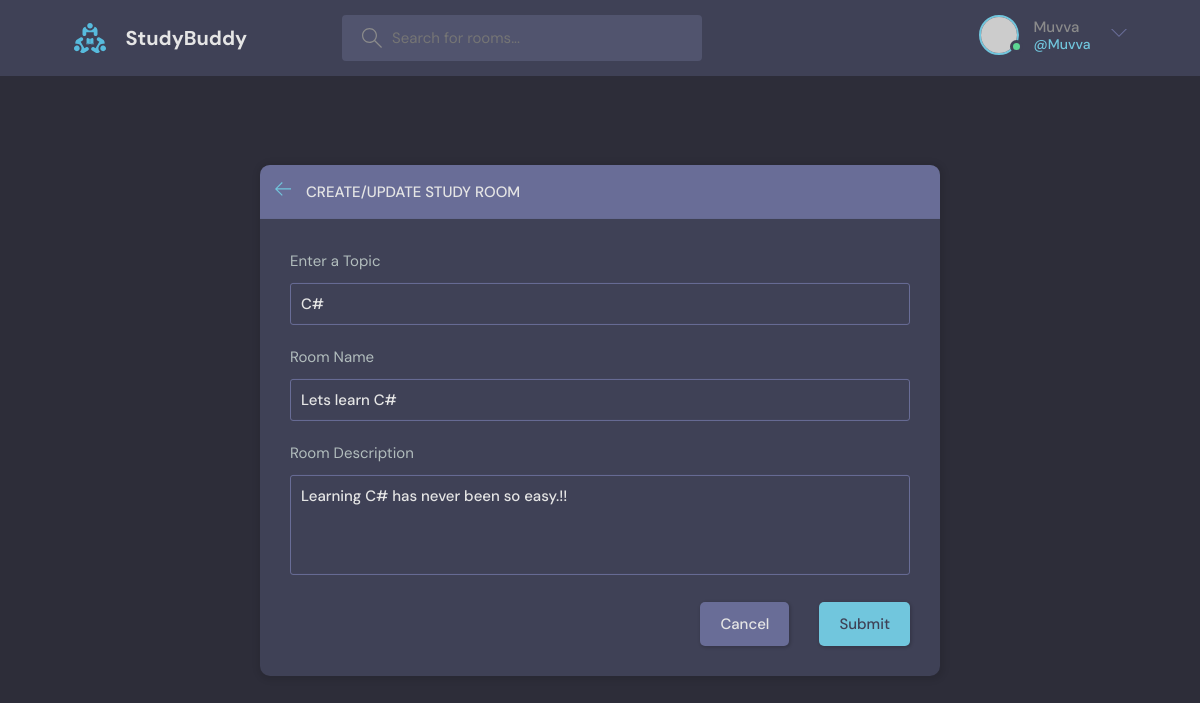
/update_room/8/ (signed in), run on the app's committed database.
### base/models.py (models this page shows, shortened)
class Room(models.Model):
    host = models.ForeignKey(User,on_delete=models.SET_NULL, null=True)
    topic = models.ForeignKey(Topic,on_delete=models.SET_NULL, null=True)
    name = models.CharField(max_length=200)
    description = models.TextField(null=True, blank=True)
    participants = models.ManyToManyField(User, related_name='participants', blank=True) # ManyToManyField --> Many users can join a room
    updated = models.DateTimeField(auto_now=True) #auto_now --> Time stamp at every time we add
    created = models.DateTimeField(auto_now_add=True) #auto_now_add --> Time stamp at the time of creation only
    class Meta:
        ordering = ['-updated', '-created']

class Topic(models.Model):
    name = models.CharField(max_length=200)

### base/views.py (the view, shortened to what this page needs)
# urls.py: path('update_room/<str:pk>/', views.updateRoom, name='update-room'),
@login_required(login_url='login')
def updateRoom(request,pk):
    room = Room.objects.get(id=pk)
    form = RoomForm(instance=room)
    topics = Topic.objects.all()
    if(request.user != room.host or request.user.is_superuser == False):
        return HttpResponse('You are not allowed here!!')
    context = {'form':form, 'topics':topics, 'room':room}
    return render(request, 'base/room_form.html',context)

### base/forms.py
class RoomForm(ModelForm):
    class Meta:
        model = Room
        fields = '__all__' #Based on the attributes of the model in models.py file, all those values will be asked(editable values)
        exclude = ['host', 'participants'] #These values will not be asked in the form, as they are not editable by the user

### base/templates/base/room_form.html (shortened to what this page needs)
{% extends "main.html" %}
{% block content %}
  <main class="create-room layout">
    <div class="container">
      <div class="layout__box">
        <div class="layout__boxHeader">
          <div class="layout__boxTitle">
            <a href="{% url 'home'%}">
              <svg version="1.1" xmlns="http://www.w3.org/2000/svg" width="32" height="32" viewBox="0 0 32 32">
                <title>arrow-left</title>
                <path
                  d="M13.723 2.286l-13.723 13.714 13.719 13.714 1.616-1.611-10.96-10.96h27.625v-2.286h-27.625l10.965-10.965-1.616-1.607z">
                </path>
              </svg>
            </a>
            <h3>Create/Update Study Room</h3>
          </div>
        </div>
        <div class="layout__body">
          <form class="form" action="" method = "POST">
            <div class="form__group">
              <label for="room_topic">Enter a Topic</label>
              <input required type="text" value = "{{room.topic.name}}" name="topic" id="room_topic" list="topic-list" />
            </div>
            <div class="form__group">
              <label for="room_name">Room Name</label>
              {{form.name}}
            </div>
            <div class="form__group">
              <label for="room_description">Room Description</label>
              {{form.description}}
            </div>
            <div class="form__action">
              <a class="btn btn--dark" href="index.html">Cancel</a>
              <button class="btn btn--main" type="submit">Submit</button>
            </div>
          </form>
        </div>
      </div>
    </div>
  </main>
{% endblock content %}

### templates/navbar.html (shortened to what this page needs)
{% load static %}
<header class="header header--loggedIn">
      <div class="container">
        <a href="{% url 'home' %}" class="header__logo">
          <img src="{% static 'images/logo.svg' %}" />
          <h1>StudyBuddy</h1>
        </a>
        <form class="header__search" method = "GET" action = "{% url 'home' %}">
          <label>
            <input name = "q" placeholder="Search for rooms..." />
          </label>
        </form>
        <nav class="header__menu">
            {% if request.user.is_authenticated %}
          <div class="header__user">
            <a href="profile.html">
              <div class="avatar avatar--medium active">
                <img src="https://randomuser.me/api/portraits/men/37.jpg" />
              </div>
              <p>{{request.user.username}}<span>@{{request.user.username}}</span></p>
            </a>
            <button class="dropdown-button">
              <svg version="1.1" xmlns="http://www.w3.org/2000/svg" width="32" height="32" viewBox="0 0 32 32">
                <title>chevron-down</title>
                <path d="M16 21l-13-13h-3l16 16 16-16h-3l-13 13z"></path>
              </svg>
            </button>
          </div>
          {% else %}
          <a href="{% url 'login' %}">
            <img src="{% static 'images/avatar.svg' %}" />
            <p>Login</p>
          </a>
          {% endif %}
        </nav>
      </div>
    </header>

### data on the page
Room: topic "C#", name "Lets learn C#", description "Learning C# has never been so easy.!!"

### other printed values
{{ request.user.username }} "Muvva"
